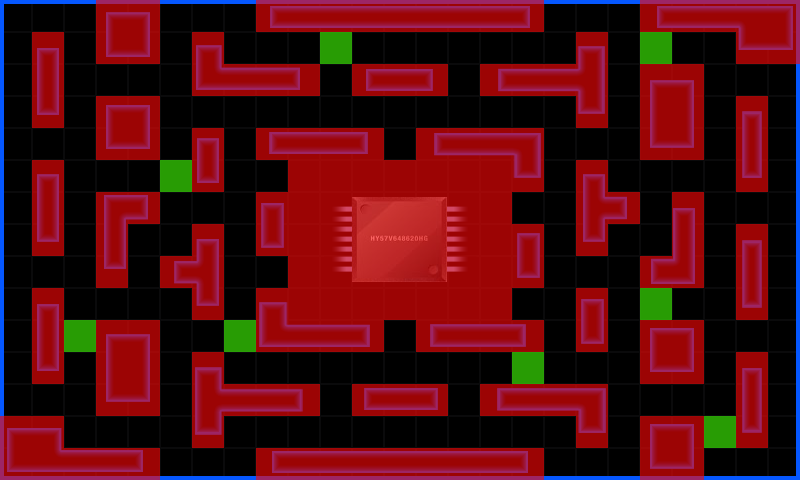

Below is a game level as drawn by its tile map, then a one-line description and the .tmx that defines it (tile-layer data replaced by summaries):
An orthogonal 25x15 tile map with 32x32 px tiles, 2 tile layers (Background, Meta), 1 hidden layer not drawn, 3 tilesets and 9 objects (Blu, Red, Yellow, Orange, Player, ...).

<map version="1.0" orientation="orthogonal" width="25" height="15" tilewidth="32" tileheight="32">
 <tileset firstgid="1" name="MapLightBlue" tilewidth="800" tileheight="480">
  <image source="MapLightBlue.png" width="800" height="480" />
 </tileset>
 <tileset firstgid="2" name="meta_32" tilewidth="32" tileheight="32">
  <image source="Meta_3_32.png" width="96" height="32" />
  <tile id="0">
   <properties>
    <property name="Collectable" value="True" />
    <property name="Type" value="Chunk" />
   </properties>
  </tile>
  <tile id="1">
   <properties>
    <property name="Collidable" value="true" />
   </properties>
  </tile>
 </tileset>
 <tileset firstgid="5" name="backdoor_word" tilewidth="32" tileheight="32">
  <image source="BackDoor_word_low.png" width="256" height="32" />
 </tileset>
 <layer name="Background" width="25" height="15">
  <data>[375 cells, 1 non-empty, 1 distinct tile ids]</data>
 </layer>
 <layer name="Meta" width="25" height="15">
  <data>[375 cells, 191 non-empty, 2 distinct tile ids]</data>
 </layer>
 <layer name="PwdChunks_Foreground" width="25" height="15" visible="0">
  <data>[375 cells, 8 non-empty, 7 distinct tile ids]</data>
 </layer>
 <objectgroup name="SpawnEntity" width="25" height="15">
  <object name="Blu" x="264" y="172" width="15" height="11" />
  <object name="Red" x="394" y="136" width="13" height="14" />
  <object name="Yellow" x="519" y="201" width="14" height="15" />
  <object name="Orange" x="265" y="266" width="15" height="13" />
  <object name="Player" x="394" y="429" width="12" height="11" />
 </objectgroup>
 <objectgroup name="Nuke_Positions" width="25" height="15" visible="0">
  <object name="Pos4" x="72" y="137" width="16" height="16" />
  <object x="711" y="297" width="17" height="17" />
  <object x="393" y="42" width="16" height="13" />
  <object x="168" y="423" width="16" height="18" />
 </objectgroup>
</map>